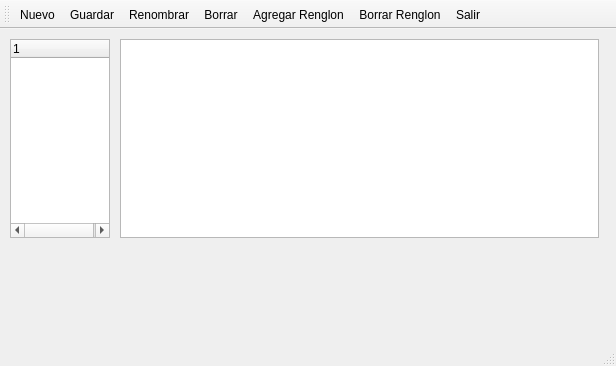
<?xml version="1.0" encoding="UTF-8"?>
<ui version="4.0">
 <class>MainWindow</class>
 <widget class="QMainWindow" name="MainWindow">
  <property name="geometry">
   <rect>
    <x>0</x>
    <y>0</y>
    <width>616</width>
    <height>366</height>
   </rect>
  </property>
  <property name="windowTitle">
   <string>MainWindow</string>
  </property>
  <widget class="QWidget" name="centralWidget">
   <widget class="QTableWidget" name="tableWidget">
    <property name="geometry">
     <rect>
      <x>120</x>
      <y>10</y>
      <width>479</width>
      <height>199</height>
     </rect>
    </property>
    <attribute name="horizontalHeaderHighlightSections">
     <bool>true</bool>
    </attribute>
   </widget>
   <widget class="QTreeWidget" name="treeWidget">
    <property name="geometry">
     <rect>
      <x>10</x>
      <y>10</y>
      <width>100</width>
      <height>199</height>
     </rect>
    </property>
    <property name="maximumSize">
     <size>
      <width>16777215</width>
      <height>16777215</height>
     </size>
    </property>
    <column>
     <property name="text">
      <string notr="true">1</string>
     </property>
    </column>
   </widget>
  </widget>
  <widget class="QToolBar" name="mainToolBar">
   <property name="toolButtonStyle">
    <enum>Qt::ToolButtonTextUnderIcon</enum>
   </property>
   <attribute name="toolBarArea">
    <enum>TopToolBarArea</enum>
   </attribute>
   <attribute name="toolBarBreak">
    <bool>false</bool>
   </attribute>
   <addaction name="actionNuevo"/>
   <addaction name="actionGuardar"/>
   <addaction name="actionRenombrar"/>
   <addaction name="actionBorrar"/>
   <addaction name="actionAgregar_Renglon"/>
   <addaction name="actionBorrar_Renglon"/>
   <addaction name="actionSalir"/>
  </widget>
  <widget class="QStatusBar" name="statusBar"/>
  <widget class="QMenuBar" name="menuBar">
   <property name="geometry">
    <rect>
     <x>0</x>
     <y>0</y>
     <width>616</width>
     <height>22</height>
    </rect>
   </property>
  </widget>
  <action name="actionNuevo">
   <property name="icon">
    <iconset resource="resourse.qrc">
     <normaloff>:/rec/image/nuevo.png</normaloff>:/rec/image/nuevo.png</iconset>
   </property>
   <property name="text">
    <string>Nuevo</string>
   </property>
   <property name="toolTip">
    <string>Nuevo</string>
   </property>
   <property name="autoRepeat">
    <bool>false</bool>
   </property>
   <property name="visible">
    <bool>true</bool>
   </property>
   <property name="iconVisibleInMenu">
    <bool>false</bool>
   </property>
   <property name="shortcutVisibleInContextMenu">
    <bool>false</bool>
   </property>
  </action>
  <action name="actionGuardar">
   <property name="icon">
    <iconset resource="resourse.qrc">
     <normaloff>:/rec/image/guardar.png</normaloff>:/rec/image/guardar.png</iconset>
   </property>
   <property name="text">
    <string>Guardar</string>
   </property>
   <property name="toolTip">
    <string>Guardar</string>
   </property>
   <property name="autoRepeat">
    <bool>true</bool>
   </property>
   <property name="visible">
    <bool>true</bool>
   </property>
  </action>
  <action name="actionRenombrar">
   <property name="icon">
    <iconset resource="resourse.qrc">
     <normaloff>:/rec/image/renombrar.png</normaloff>:/rec/image/renombrar.png</iconset>
   </property>
   <property name="text">
    <string>Renombrar</string>
   </property>
   <property name="toolTip">
    <string>Renombrar</string>
   </property>
  </action>
  <action name="actionBorrar">
   <property name="icon">
    <iconset resource="resourse.qrc">
     <normaloff>:/rec/image/borrar.png</normaloff>:/rec/image/borrar.png</iconset>
   </property>
   <property name="text">
    <string>Borrar</string>
   </property>
   <property name="toolTip">
    <string>Borrar</string>
   </property>
  </action>
  <action name="actionSalir">
   <property name="icon">
    <iconset resource="resourse.qrc">
     <normaloff>:/rec/image/salir.png</normaloff>:/rec/image/salir.png</iconset>
   </property>
   <property name="text">
    <string>Salir</string>
   </property>
   <property name="toolTip">
    <string>Salir</string>
   </property>
  </action>
  <action name="actionAgregar_Renglon">
   <property name="icon">
    <iconset resource="resourse.qrc">
     <normaloff>:/rec/image/agregarRenglon.png</normaloff>:/rec/image/agregarRenglon.png</iconset>
   </property>
   <property name="text">
    <string>Agregar Renglon</string>
   </property>
   <property name="toolTip">
    <string>Agregar Renglon</string>
   </property>
  </action>
  <action name="actionBorrar_Renglon">
   <property name="icon">
    <iconset resource="resourse.qrc">
     <normaloff>:/rec/image/borrarRenglon.png</normaloff>:/rec/image/borrarRenglon.png</iconset>
   </property>
   <property name="text">
    <string>Borrar Renglon</string>
   </property>
  </action>
 </widget>
 <layoutdefault spacing="6" margin="11"/>
 <resources>
  <include location="resourse.qrc"/>
 </resources>
 <connections/>
</ui>
